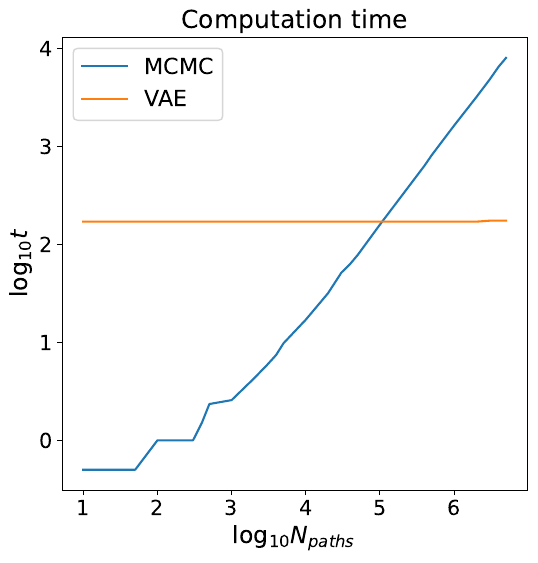

This figure's Python source:
# -*- coding: utf-8 -*-

######################## IMPORTS ########################
# Change to the directory of this script
import pathlib, os, sys
initial_dir = pathlib.Path(__file__).parent.resolve()
os.chdir(initial_dir)
sys.path.append('.')

# General modules
import numpy as np
from tqdm import tqdm
import torch, math
import matplotlib.pyplot as plt

######################## SCRIPT PARAMETERS ########################
save_plot = True
plot_path = 'computation_time.pdf'

################ DATA FETCHING ################
MCMC_file = '../MonteCarlo/saved_data/computation_time/N20/times.txt'
VAE_file = '../vae/computation_time/N20/times.txt'

MCMC_offset = 0.0
VAE_offset = 170
n_paths = []
MCMC_times = []
VAE_times = []

with open(MCMC_file, 'r') as file:
    for line in file.readlines():
        time = float(line.split(' ')[1])
        MCMC_times.append(time)
    file.close()

with open(VAE_file, 'r') as file:
    for line in file.readlines():
        paths = int(line.split(' ')[0])
        time = float(line.split(' ')[1])
        n_paths.append(paths)
        VAE_times.append(time)
    file.close()

log_n_paths = [round(np.log10(n), 2) for n in n_paths]
log_MCMC_times = [round(np.log10(e + MCMC_offset), 2) for e in MCMC_times]
log_VAE_times = [round(np.log10(e + VAE_offset), 2) for e in VAE_times]

################ PLOTTING ################
fig, ax = plt.subplots(nrows=1, ncols=1, figsize=(8, 6))

ax.set_title('Computation time', fontsize=22)
ax.set_xlabel(r'$\log_{10} N_{paths}$', fontsize=20)
ax.set_ylabel(r'$\log_{10} t$', fontsize=20)
ax.tick_params(axis='both', labelsize=19)
#ax.ticklabel_format(useOffset=False)
ax.plot(log_n_paths, log_MCMC_times, label='MCMC')
ax.plot(log_n_paths, log_VAE_times, label='VAE', linestyle='--')
ax.legend(fontsize=18)

if save_plot:
    plt.savefig(plot_path, format='pdf', bbox_inches='tight')
    print(f'Plot correctly saved at: {plot_path}')
    
plt.show()







